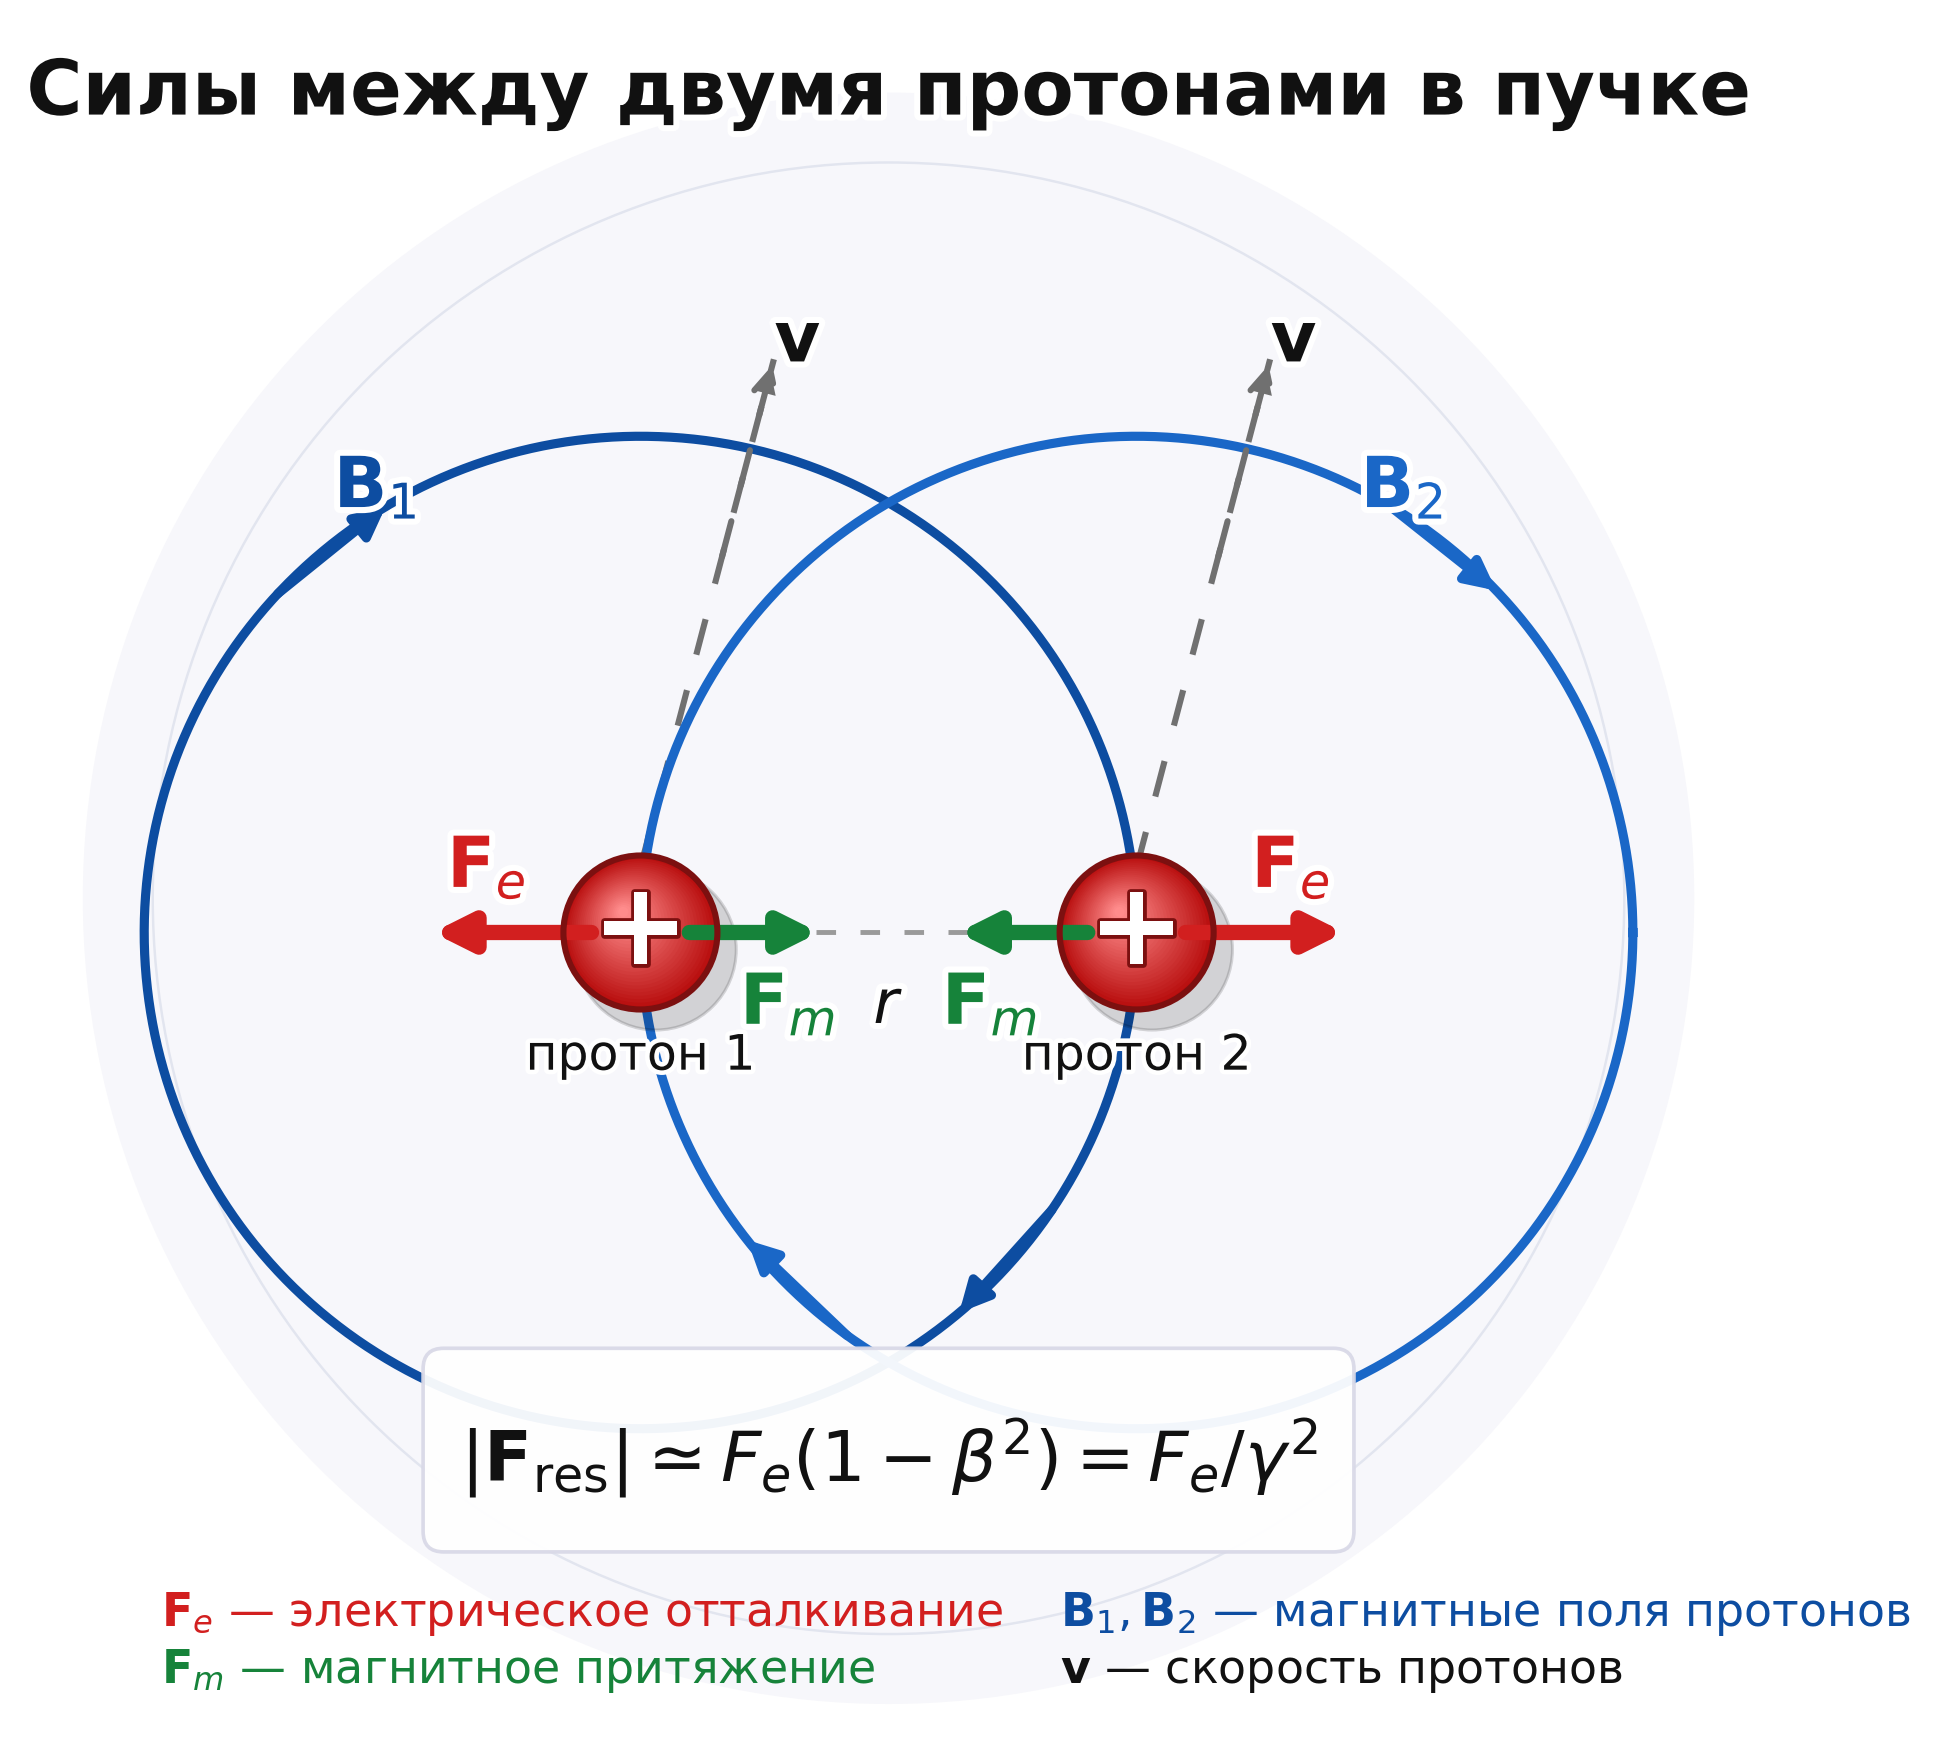

The Python source for this figure:

import numpy as np
import matplotlib.pyplot as plt
from matplotlib.patches import Circle, FancyArrowPatch, FancyBboxPatch
from matplotlib import patheffects as pe

plt.rcParams["font.family"] = "DejaVu Sans"
plt.rcParams["mathtext.fontset"] = "dejavusans"

fig, ax = plt.subplots(figsize=(10, 10), dpi=220)
ax.set_aspect("equal")
ax.axis("off")
ax.set_xlim(-4.9, 4.9)
ax.set_ylim(-4.6, 5.3)

p1 = np.array([-1.45, 0.0])
p2 = np.array([ 1.45, 0.0])
R = np.linalg.norm(p2 - p1)

red = "#d21f1f"
red_dark = "#7c1010"
green = "#16833a"
blue1 = "#0d4da1"
blue2 = "#1a67c7"
gray = "#707070"
black = "#111111"

ax.add_patch(Circle((0, 0.2), 4.7, color="#f7f7fb", zorder=-10))
ax.add_patch(Circle((0, 0.2), 4.3, fill=False, lw=0.8, color="#e2e5ef", zorder=-9))

def stroke_text(txt, lw=4):
    txt.set_path_effects([pe.withStroke(linewidth=lw, foreground="white")])
    return txt

def circle_with_arrow(center, radius, color, label, label_xy, arrow_thetas):
    th = np.linspace(0, 2*np.pi, 800)
    x = center[0] + radius*np.cos(th)
    y = center[1] + radius*np.sin(th)
    ax.plot(x, y, color=color, lw=3.0, zorder=1)

    for theta in arrow_thetas:
        dt = 0.14
        t1, t2 = theta + dt, theta - dt  # clockwise
        a = center + radius*np.array([np.cos(t1), np.sin(t1)])
        b = center + radius*np.array([np.cos(t2), np.sin(t2)])
        ax.add_patch(FancyArrowPatch(
            a, b, arrowstyle="-|>", mutation_scale=20,
            lw=3.0, color=color, shrinkA=0, shrinkB=0, zorder=3
        ))

    stroke_text(ax.text(*label_xy, label, fontsize=23, fontweight="bold",
                        color=color, ha="center", va="center", zorder=8))

circle_with_arrow(p1, R, blue1, r"$\mathbf{B}_1$", (-3.0, 2.60), arrow_thetas=[2.25, 5.55])
circle_with_arrow(p2, R, blue2, r"$\mathbf{B}_2$", ( 3.0, 2.60), arrow_thetas=[0.90, 3.95])

def velocity_line(p):
    start = p + np.array([0.0, 0.38])
    end = p + np.array([0.78, 3.35])
    ax.plot([start[0], end[0]], [start[1], end[1]],
            linestyle=(0, (6, 6)), lw=2.0, color=gray, zorder=0)
    ax.add_patch(FancyArrowPatch(
        start + 0.60*(end-start), end,
        arrowstyle="-|>", mutation_scale=18,
        lw=2.0, linestyle=(0, (6, 6)),
        color=gray, zorder=4
    ))
    stroke_text(ax.text(end[0] + 0.14, end[1] + 0.10, r"$\mathbf{v}$",
                        fontsize=23, color=black, ha="center", va="center", zorder=8))

velocity_line(p1)
velocity_line(p2)

ax.plot([p1[0], p2[0]], [0, 0], color="#9a9a9a", lw=1.6,
        linestyle=(0, (4, 5)), zorder=0)
stroke_text(ax.text(0, -0.26, r"$r$", fontsize=20, ha="center", va="top", color=black, zorder=8))

def force_arrow(start, end, color, label, label_xy):
    ax.add_patch(FancyArrowPatch(
        start, end, arrowstyle="-|>", mutation_scale=24,
        lw=5.0, color=color, zorder=7
    ))
    stroke_text(ax.text(*label_xy, label, fontsize=23, fontweight="bold",
                        color=color, ha="center", va="center", zorder=9))

y_red = 0.00
y_green = 0.00

force_arrow(np.array([p1[0] - 0.25, y_red]), np.array([p1[0] - 1.25, y_red]), red,
            r"$\mathbf{F}_e$", np.array([p1[0] - 0.90, y_red + 0.38]))
force_arrow(np.array([p2[0] + 0.25, y_red]), np.array([p2[0] + 1.25, y_red]), red,
            r"$\mathbf{F}_e$", np.array([p2[0] + 0.90, y_red + 0.38]))

force_arrow(np.array([p1[0] + 0.25, y_green]), np.array([p1[0] + 1.08, y_green]), green,
            r"$\mathbf{F}_m$", np.array([p1[0] + 0.86, y_green - 0.42]))
force_arrow(np.array([p2[0] - 0.25, y_green]), np.array([p2[0] - 1.08, y_green]), green,
            r"$\mathbf{F}_m$", np.array([p2[0] - 0.86, y_green - 0.42]))

def proton(center, label):
    ax.add_patch(Circle(center + np.array([0.09, -0.10]), 0.47, color="black", alpha=0.15, zorder=5))
    for i, rr in enumerate(np.linspace(0.45, 0.03, 28)):
        t = i / 27
        color = ((1-t)*0.72 + t*1.00, (1-t)*0.05 + t*0.55, (1-t)*0.05 + t*0.55)
        ax.add_patch(Circle(center + np.array([-0.10*t, 0.12*t]), rr, color=color, ec=None, zorder=6))
    ax.add_patch(Circle(center, 0.45, fill=False, lw=2.0, color=red_dark, zorder=8))
    plus = ax.text(center[0], center[1], "+", fontsize=38, fontweight="bold",
                   color="white", ha="center", va="center", zorder=10)
    plus.set_path_effects([pe.withStroke(linewidth=2.2, foreground=red_dark)])
    stroke_text(ax.text(center[0], center[1] - 0.72, label, fontsize=16,
                        color=black, ha="center", va="center", zorder=10), lw=3)

proton(p1, "протон 1")
proton(p2, "протон 2")

stroke_text(ax.text(0, 4.78, "Силы между двумя протонами в пучке",
                    fontsize=25, fontweight="bold",
                    ha="center", color=black, zorder=20))

box_y = -3.15
box = FancyBboxPatch(
    (-2.6, box_y - 0.35), 5.2, 0.95,
    boxstyle="round,pad=0.12,rounding_size=0.12",
    fc="white", ec="#d9d9e7", lw=1.2, alpha=0.95, zorder=11
)
ax.add_patch(box)
ax.text(0, box_y + 0.08,
        r"$|\mathbf{F}_{\rm res}|\simeq F_e(1-\beta^2)=F_e/\gamma^2$",
        fontsize=23, ha="center", va="center", color=black, zorder=20)

ax.text(-4.25, -4.05, r"$\mathbf{F}_e$ — электрическое отталкивание",
        fontsize=15, color=red, ha="left")
ax.text(-4.25, -4.38, r"$\mathbf{F}_m$ — магнитное притяжение",
        fontsize=15, color=green, ha="left")
ax.text(1.0, -4.05, r"$\mathbf{B}_1,\mathbf{B}_2$ — магнитные поля протонов",
        fontsize=15, color=blue1, ha="left")
ax.text(1.0, -4.38, r"$\mathbf{v}$ — скорость протонов",
        fontsize=15, color=black, ha="left")

plt.savefig("proton_beam_forces_diagram_v2.png", bbox_inches="tight", pad_inches=0.12, dpi=220)
plt.savefig("proton_beam_forces_diagram_v2.svg", bbox_inches="tight", pad_inches=0.12)
plt.show()
